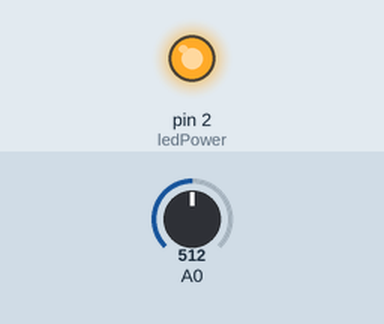
This sketch was run on a simulated Arduino Uno, built with avr-gcc and run on an emulated ATmega328P. Parts: output pins drawn as LEDs (lit = HIGH). The test bench sets the inputs (shaded band); at power-on: A0 = 512. What the sketch prints to the serial monitor is not drawn.

Above: at 0.1 s.
Timing chart, 0 to 1.6 s (numbered marks = the images above):
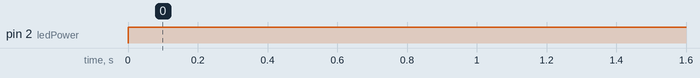

Measured:
- by itself, pin 2 (ledPower): LOW → HIGH at 0.00 s

The sketch:

dust_Serial.ino
```cpp
//센서값 입력 핀: A0(아날로그)
float measurePin = 0;

//미세먼지 농도 설정
float dustDensity = 0;

// 적외선 발사 핀 : 2번(Nodemcu D4번, 디지털)
int ledPower = 2;

/*
   샘플링 간격 변수 & 값 변환 변수 설정 부분
   1)샘플링을 위한 시간 간격 설정
   2)입력받은 아날로그 값을 전압, 밀리그램 단위의 먼지농도, 마이크로밀리그램 단위의 먼지농도로 변환하는 변수 설정
*/
int samplingTime = 280;
int delayTime = 40;
float offTime = 9680;

// 초기 설정(시리얼 통신, 핀 설정)
void setup() {
  Serial.begin(9600);
  pinMode(ledPower, OUTPUT);
}
// 무한 반복
void loop() {
  //전압, 먼지센서 값 설정
  float voltage = 0;
  float dust = 0;

  //LED를 on/off하여 값을 센싱하는 부분
  digitalWrite(ledPower, LOW);
  delayMicroseconds(samplingTime);

  //먼지 센서를 값을 0.0V~3.3V 을 0~1024 값으로 변경해 줌(아날로그 값)
  measurePin = analogRead(A0);
  delayMicroseconds(delayTime);
  digitalWrite(ledPower, HIGH);
  delayMicroseconds(offTime);
  //3초마다 읽어들임
  delay(3000);

  //입력된 볼트를 계산해 줌(전압)
  voltage = measurePin * (3.3 / 1024);

  // 볼트를 기준으로 미세먼지 값으로 변환해 줌, 데이터 시트을 참고 오차가 존재합니다.(밀리그램 단위)
  dust = (0.17 * voltage) * 1000;

  // 미세먼지 수치 출력(마이크로그램단위로 미세먼지 농도 환산)
  Serial.print("Dust density(ug/m3) = ");
  Serial.print(dust);

  //아날로그로 읽어 들인 0-1024 수치
  Serial.print(", dustVal = ");
  Serial.print(measurePin);

  // 볼트로 계산해서 출력
  Serial.print(", voltage = ");
  Serial.println(voltage);
}
```
